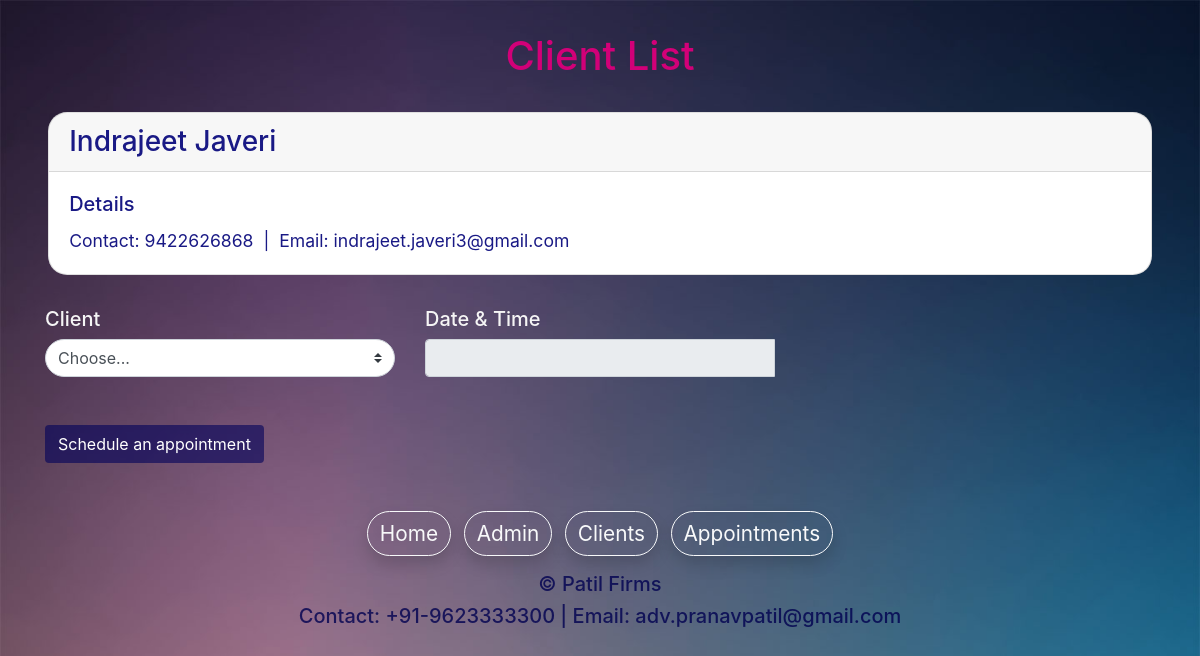
The app's page /clients, older data.
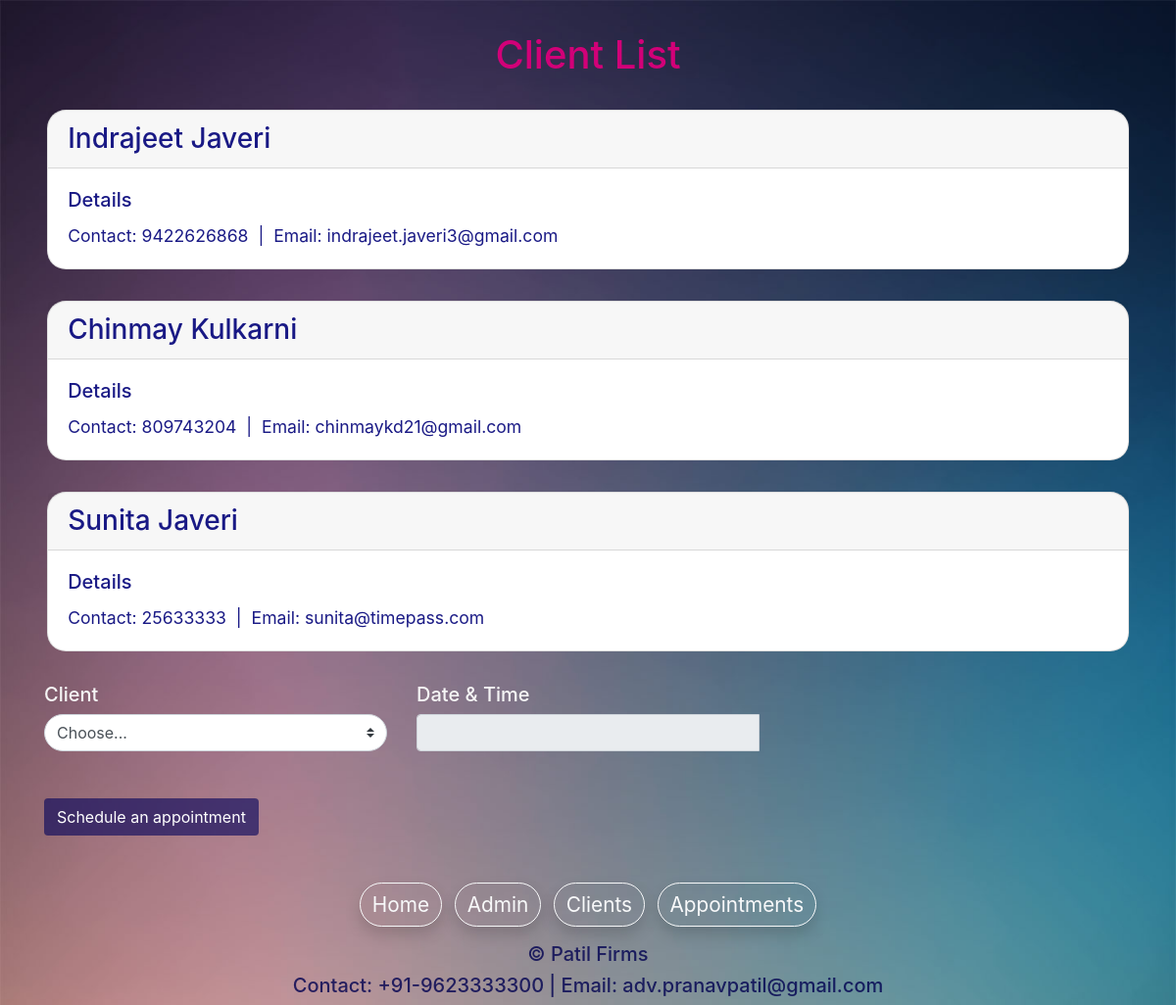
The same page, newer data.
### patiladmin/models.py (models this page shows, shortened)
class client(models.Model):
    first_name = models.CharField(max_length=255)
    last_name = models.CharField(max_length=255)
    contact = models.BigIntegerField()
    email = models.CharField(max_length=255)
    pVisit = models.CharField(max_length=255)
    address = models.CharField(max_length=255)
    city = models.CharField(max_length=255)
    state = models.CharField(max_length=255)
    zipcode = models.BigIntegerField()
    dateofvisit = models.DateField(default=timezone.now)

### patiladmin/views.py (the view)
# urls.py: path('clients', views.clientlist),
def clientlist(request):
    clist = client.objects.all()
    return render(request, 'patiladmin/clients.html', {'clients': clist})

### patiladmin/templates/patiladmin/clients.html (shortened to what this page needs)
{% extends 'patiladmin/baselayout.html' %}
{% load static %}
{% block content%}
<div class="container">
<div class="text-center" style="padding-top: 2rem;color: rgb(210,0,120)">
        <h1>Client List</h1>
    </div>
    {% for client in clients %}
<div style="background-color: rgb(256, 256, 256);color: rgba(0,0,120,0.9);margin: 2rem 0.2rem;border-radius: 1.2rem;"
    class="card">
        <h3 class="card-header">{{client.first_name}}&nbsp;{{client.last_name}}</h5>
            <div class="card-body">
                <h5 class="card-title">Details</h5>
                <p class="card-text" style="font-size: 1.1rem;">Contact: {{client.contact}}&nbsp;&nbsp;|&nbsp;&nbsp;Email: {{client.email}}</p>
            </div>
    </div>
    {% endfor %}
    <div class="row">
        <div class="col-md-12">
            <form action="/schedule" method="POST">
            <div class="row">
                <div class="col-md-4 mb-3">
                <h5>Client</h5>
                <select name="test" style="margin-bottom : 2rem;border-radius: 1.2rem;" class="custom-select d-block w-100" id="country"
                required>
                <option value="">Choose...</option>
                </select>
                </div>
                <div class="col-md-4 mb-3">
                    <h5 for="dtp_input1" class="control-label">Date & Time</h5>
                    <div style="border-radius: 1.2rem;" class="input-group date form_datetime" data-link-field="dtp_input1">
                    <input class="form-control" size="16" type="text" value="" id="dtp_input1" name="dateA" readonly>
                    </div>
                </div>
                </div>
            <button type=submit class="btn" style="color:#FFFFFF;background-color: rgba(0, 0, 90, 0.6)">Schedule an appointment</a>
            </form>
        </div>
    </div>
</div>
{% endblock %}

### patiladmin/templates/patiladmin/baselayout.html (shortened to what this page needs)
<!DOCTYPE html>
<html lang="en">
<head>
    {% load static %}
    <link rel="stylesheet" href="https://stackpath.bootstrapcdn.com/bootstrap/4.2.1/css/bootstrap.min.css"
>
    <link rel="stylesheet" href="{% static 'appstatic/bootstrap-datetimepicker.min.css' %}" type="text/css">
</head>
<body>
{% block content%}
{% endblock %}
<footer class="pt-5 text-muted text-center">
    <ul class="list-inline">
        <li class="list-inline-item"><a href="/" style="color:ghostwhite"><button type="button" class="btn btn-outline-light shadow" style="font-size: 1.3rem;border-radius: 1.5rem;">Home</button></a></li>
        <li class="list-inline-item"><a href="/admin" style="color:ghostwhite"><button type="button" class="btn btn-outline-light shadow" style="font-size: 1.3rem;border-radius: 1.5rem;">Admin</button></a></li>
        <li class="list-inline-item"><a href="/clients" style="color:ghostwhite"><button type="button" class="btn btn-outline-light shadow"style="font-size: 1.3rem;border-radius: 1.5rem;">Clients</button></a></li>
        <li class="list-inline-item"><a href="/appointments" style="color:ghostwhite"><button type="button" class="btn btn-outline-light shadow" style="font-size: 1.3rem;border-radius: 1.5rem;">Appointments</button></a></li>
    </ul>
    <h5 class="mb-2" style="color: rgba(0,0,80,0.8)">&copy; Patil Firms</h5>
    <h5 class="mb-2" style="color: rgba(0,0,80,0.8)">Contact: +91-9623333300 | Email: adv.pranavpatil@gmail.com</h5>
</footer>
</body>
</html>

Row changes from the older to the newer data that the page shows:
added client: first_name "Chinmay", last_name "Kulkarni", contact "809743204", email "chinmaykd21@gmail.com"
added client: first_name "Sunita", last_name "Javeri", contact "25633333", email "sunita@timepass.com"
